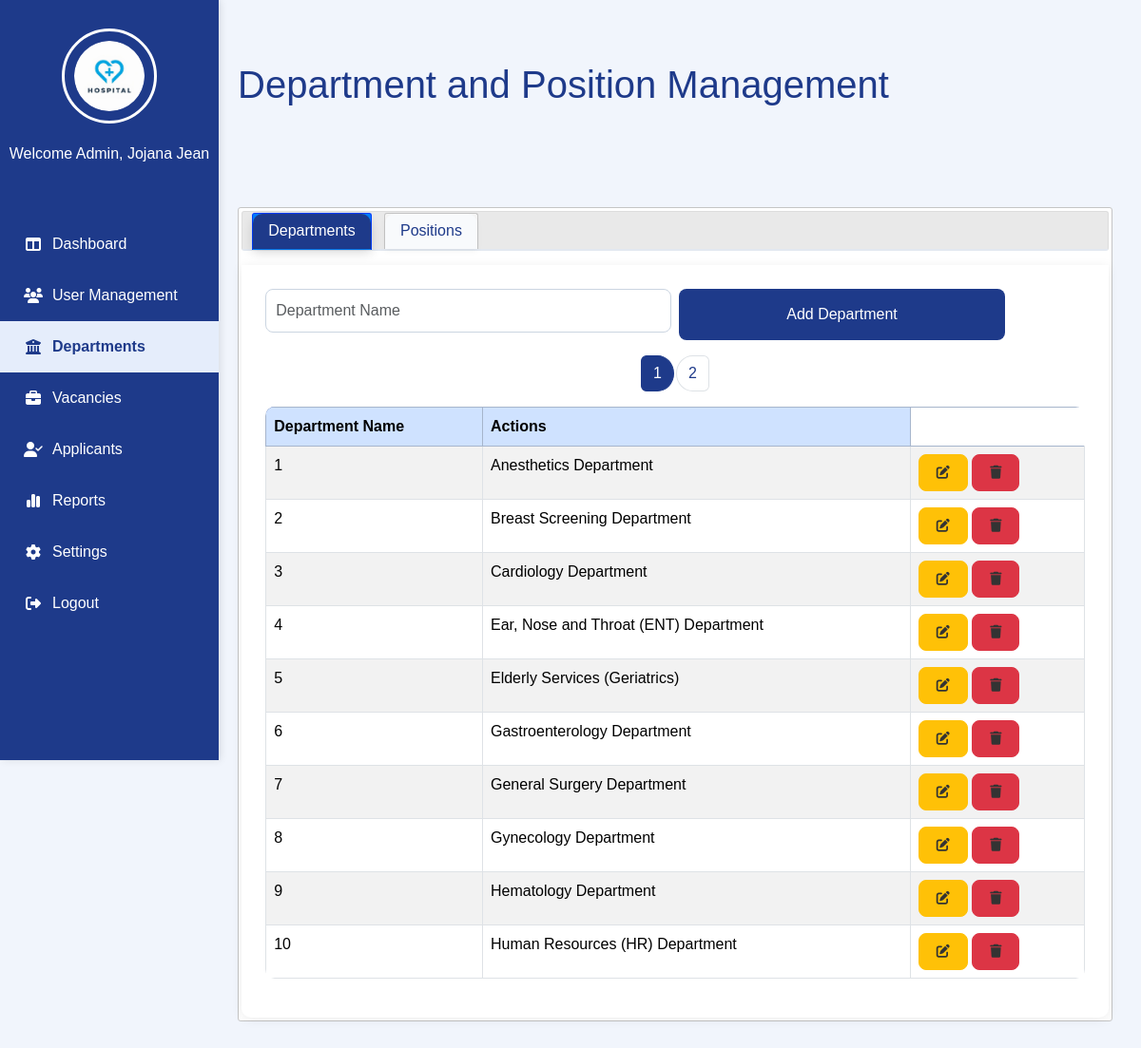
/Admin_Departments.php, run on the app's committed database.
### tables this page shows
CREATE TABLE `user` (
  `user_id` varchar(100) NOT NULL,
  `applicant_employee_id` varchar(100) DEFAULT NULL,
  `email` varchar(100) NOT NULL,
  `password` varchar(255) NOT NULL,
  `role` varchar(50) NOT NULL,
  `fullname` varchar(150) NOT NULL,
  `status` varchar(20) NOT NULL,
  `created_at` datetime NOT NULL,
  `profile_pic` varchar(255) DEFAULT NULL,
  `reset_token` varchar(255) NOT NULL,
  `token_expiry` varchar(255) NOT NULL,
  `sub_role` varchar(50) DEFAULT NULL
);

CREATE TABLE `department` (
  `deptID` int(11) NOT NULL,
  `deptName` varchar(100) NOT NULL
);

### Admin_Departments.php (the view, shortened to what this page needs)
<?php
require 'admin/db.connect.php';
$adminnameQuery = $conn->query("SELECT fullname FROM user WHERE role = 'Admin' LIMIT 1");
$adminname = ($adminnameQuery && $row = $adminnameQuery->fetch_assoc()) ? $row['fullname'] : 'Admin';
$editDeptID = null;
$editDeptName = "";
$records_per_page = 10;
$dept_page = isset($_GET['dept_page']) ? max(1, intval($_GET['dept_page'])) : 1;
$dept_offset = ($dept_page - 1) * $records_per_page;
$departments_total = $conn->query("SELECT COUNT(*) AS total FROM department")->fetch_assoc()['total'];
$departments = $conn->query("SELECT * FROM department ORDER BY deptID ASC LIMIT $records_per_page OFFSET $dept_offset");
$departments_total_pages = ceil($departments_total / $records_per_page);
?>
<!DOCTYPE html>
<html lang="en">
<head>
<link rel="stylesheet" href="admin-sidebar.css">
<link href="https://cdn.jsdelivr.net/npm/bootstrap@5.3.3/dist/css/bootstrap.min.css" rel="stylesheet">
<link rel="stylesheet" href="https://cdnjs.cloudflare.com/ajax/libs/font-awesome/6.5.0/css/all.min.css">
<link rel="stylesheet" href="https://code.jquery.com/ui/1.13.2/themes/base/jquery-ui.css">
</head>
<body>
<div class="sidebar">
    <div class="sidebar-logo"><img src="Images/hospitallogo.png" alt="Logo"></div>
    <div class="sidebar-name"><p><?php echo "Welcome Admin, $adminname"; ?></p></div>
    <ul class="nav flex-column">
        <li><a href="Admin_Dashboard.php"><i class="fa-solid fa-table-columns"></i> Dashboard</a></li>
        <li><a href="Admin_UserManagement.php"><i class="fa-solid fa-users"></i> User Management</a></li>
        <li class="active"><a href="Admin_Departments.php"><i class="fa-solid fa-building-columns"></i> Departments</a></li>
        <li><a href="Admin_Vacancies.php"><i class="fa-solid fa-briefcase"></i> Vacancies</a></li>
        <li><a href="Admin-Applicants.php"><i class="fa-solid fa-user-check"></i> Applicants</a></li>
        <li><a href="Admin_Reports.php"><i class="fa-solid fa-chart-simple"></i> Reports</a></li>
        <li><a href="Admin-Settings.php"><i class="fa-solid fa-gear"></i> Settings</a></li>
        <li><a href="Login.php"><i class="fa-solid fa-right-from-bracket"></i> Logout</a></li>
    </ul>
</div>
<main class="main-content">
     <div class="main-content-header">
            <h1>Department and Position Management</h1>
        </div>
    <div id="tabs">
        <ul>
            <li><a href="#tabs-1">Departments</a></li>
            <li><a href="#tabs-2">Positions</a></li>
        </ul>
        <div id="tabs-1">
            <form class="row g-2 mb-3" method="POST">
    <div class="col-md-6">
        <input type="text" name="deptName" class="form-control" placeholder="Department Name"
               value="<?php echo htmlspecialchars($editDeptName); ?>" required>
    </div>
    <div class="col-auto">
        <button type="submit" name="<?php echo $editDeptID ? 'editDept' : 'addDept'; ?>" class="btn btn-primary">
            <?php echo $editDeptID ? 'Update Department' : 'Add Department'; ?>
        </button>
    </div>
</form>
            <table class="table table-striped table-bordered">
                <thead class="table-primary">
                    <tr>
                        <th>Department Name</th>
                        <th>Actions</th>
                    </tr>
                </thead>
                <tbody>
                <?php
                $departments->data_seek(0);
                while($d = $departments->fetch_assoc()):
                ?>
                    <tr>
                        <td><?php echo $d['deptID']; ?></td>
                        <td><?php echo $d['deptName']; ?></td>
                        <td>
                            <a href="?editDeptID=<?php echo $d['deptID']; ?>" class="btn btn-sm btn-warning"><i class="fa fa-edit"></i></a>
                           <a href="?deleteDept=<?php echo $d['deptID']; ?>"
   class="btn btn-sm btn-danger deleteBtn"
   data-bs-toggle="modal"
   data-bs-target="#deleteModal"
   data-href="?deleteDept=<?php echo $d['deptID']; ?>">
   <i class="fa fa-trash"></i>
</a>
                        </td>
                    </tr>
                <?php endwhile; ?>
                <nav>
  <ul class="pagination justify-content-center">
    <?php for($i=1; $i<=$departments_total_pages; $i++): ?>
      <li class="page-item <?php if($i==$dept_page) echo 'active'; ?>">
        <a class="page-link" href="?dept_page=<?php echo $i; ?>#tabs-1"><?php echo $i; ?></a>
      </li>
    <?php endfor; ?>
  </ul>
</nav>
                </tbody>
            </table>
        </div>
    </div>
</main>
</body>
</html>

### admin-sidebar.css (style rules this page uses)
* { margin: 0; padding: 0; box-sizing: border-box; }
body { font-family: "Poppins", "Roboto", sans-serif; }
img { height: 75px; width: 75px; padding: 10px; border-radius: 50%; }
.main-content { display: flex; justify-content: center; }
button { font-family: "Roboto", sans-serif; background-color: #2563EB; border: none; border-radius: 20px; width: 343px; height: 54px; color: #CEE3F5; font-size: 16px; margin: 20px 10px; cursor: pointer; transition: 0.3s; }
.main-content, .login-button, .forgot-password, .show-password { display: flex; justify-content: center; }
.sidebar { width: 230px; background-color: #1E3A8A; height: 100vh; display: flex; flex-direction: column; align-items: center; padding-top: 30px; position: fixed; left: 0; top: 0; box-shadow: 2px 0 8px rgba(0, 0, 0, 0.1); overflow-y: auto; scrollbar-width: thin; scrollbar-color: #e5edfb transparent; }
.nav { margin-top: 40px; list-style: none; width: 100%; padding: 0; }
.nav li { width: 100%; }
.nav li a { color: #ffffff; text-decoration: none; display: flex; align-items: center; gap: 10px; padding: 15px 25px; font-weight: 500; transition: all 0.3s ease; width: 100%; box-sizing: border-box; }
.nav li a:hover, .nav li.active a { background-color: #e5edfb; color: #1E3A8A; font-weight: 600; }
.nav i { width: 20px; text-align: center; }
.sidebar-logo { display: flex; flex-direction: column; align-items: center; gap: 10px; margin-bottom: 20px; }
.sidebar-logo img { width: 100px; height: 100px; border-radius: 50%; border: 3px solid white; cursor: pointer; transition: transform 0.3s ease; }
.sidebar-name p { color: white; text-align: center; font-weight: 500; }

### Admin_Departments.php (style rules this page uses)
body { font-family: 'Poppins', sans-serif; margin:0; display:flex; background-color:#f1f5fc; color:#111827; }
.main-content { padding: 40px 30px; margin-left: 220px; flex: 1; display: flex; flex-direction: column; }
.main-content-header h1 { padding:25px 0; margin-bottom:40px; color:#1E3A8A; }
.main-content-header { width: 100%; margin-bottom: 25px; }
.ui-tabs .ui-tabs-panel { padding: 25px; background: #fff; border-radius: 0 0 10px 10px; box-shadow: 0 2px 12px rgba(0,0,0,0.08); min-height: 500px; }
#tabs { display: block; margin-top: 15px; margin-left: 0; width: 100%; }
.ui-tabs { width: 100%; max-width: 1000px; margin: 20px auto 40px auto; font-family: 'Poppins', sans-serif; }
.ui-tabs .ui-tabs-nav { display: flex; gap: 10px; padding: 0; margin-bottom: 20px; border-bottom: 2px solid #e2e8f0; }
.ui-tabs .ui-tabs-nav li { list-style: none; }
.ui-tabs .ui-tabs-nav li a { display: block; padding: 10px 25px; background-color: #f8fafc; color: #1e3a8a; font-weight: 500; border-radius: 10px 10px 0 0; text-decoration: none; box-shadow: 0 2px 6px rgba(0,0,0,0.05); }
.ui-tabs .ui-tabs-nav li.ui-tabs-active a { background-color: #1e3a8a; color: #fff; box-shadow: 0 4px 12px rgba(0,0,0,0.15); }
.ui-tabs .ui-tabs-panel { padding: 25px; background: #fff; border-radius: 0 0 10px 10px; box-shadow: 0 2px 12px rgba(0,0,0,0.08); margin-top: -5px; }
.ui-tabs form .form-control { border-radius: 8px; border: 1px solid #cbd5e1; padding: 10px; }
.ui-tabs .btn { border-radius: 8px; padding: 8px 18px; font-weight: 500; }
.ui-tabs .btn-primary { background: #1e3a8a; border: none; }
.table { border-radius: 10px; overflow: hidden; }
.table thead { background: #1e3a8a; color: #fff; }
.table-striped tbody tr:nth-of-type(odd) { background-color: #f8fafc; }
.pagination .page-link { border-radius: 50%; margin: 0 3px; color: #1e3a8a; font-weight: 500; }
.pagination .page-item.active .page-link { background-color: #1e3a8a; border-color: #1e3a8a; color: #fff; }

### data on the page
user: fullname "Jojana Jean"
department: deptID "1", deptName "Anesthetics Department"
department: deptID "2", deptName "Breast Screening Department"
department: deptID "3", deptName "Cardiology Department"
department: deptID "4", deptName "Ear, Nose and Throat (ENT) Department"
department: deptID "5", deptName "Elderly Services (Geriatrics)"
department: deptID "6", deptName "Gastroenterology Department"
department: deptID "7", deptName "General Surgery Department"
department: deptID "8", deptName "Gynecology Department"
department: deptID "9", deptName "Hematology Department"
department: deptID "10", deptName "Human Resources (HR) Department"
